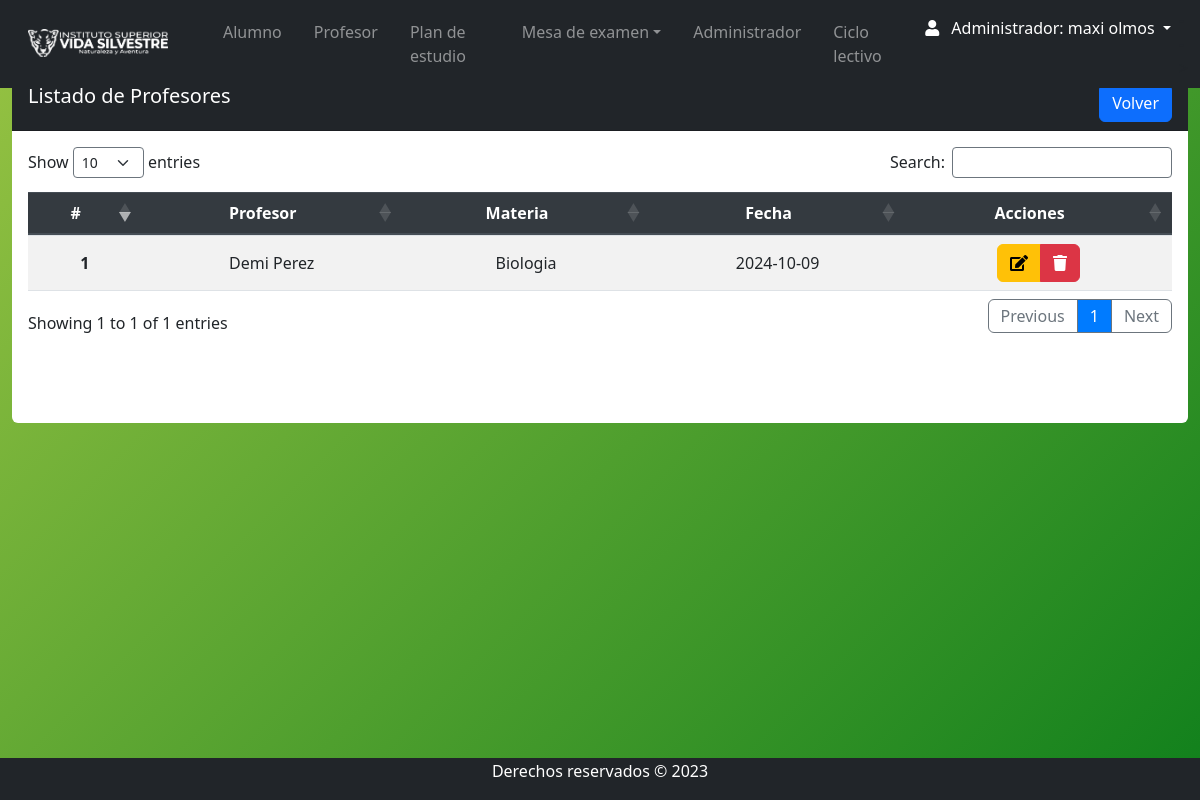
/Views/admin/asigna_index.php (signed in), run on the app's committed database.
### tables this page shows
CREATE TABLE `asignar` (
  `id_asignar` int(11) NOT NULL,
  `id_persona` int(11) DEFAULT NULL,
  `id_materia` int(11) DEFAULT NULL,
  `fecha_i` date DEFAULT NULL,
  `fecha_b` date DEFAULT NULL,
  `Estado` varchar(11) DEFAULT NULL
);

CREATE TABLE `persona` (
  `id_persona` int(11) NOT NULL,
  `nombre` varchar(35) NOT NULL,
  `apellido` varchar(35) NOT NULL,
  `fecha_nacimiento` date NOT NULL,
  `DNI` int(11) NOT NULL,
  `celular` varchar(15) DEFAULT NULL,
  `email_correo` varchar(100) DEFAULT NULL,
  `direccion` varchar(55) DEFAULT NULL,
  `fecha_ingreso` date DEFAULT NULL,
  `pais` varchar(55) DEFAULT NULL,
  `ciudad` varchar(55) DEFAULT NULL,
  `contraseña` varchar(10) DEFAULT NULL,
  `id_rol` int(11) NOT NULL,
  `genero` varchar(15) DEFAULT NULL,
  `legajo` int(11) DEFAULT NULL,
  `titulo` varchar(100) DEFAULT NULL,
  `estado` varchar(11) DEFAULT NULL
);

CREATE TABLE `materia` (
  `id_materia` int(11) NOT NULL,
  `Nombre` varchar(255) DEFAULT NULL,
  `descripcion` varchar(50) DEFAULT NULL,
  `horas` varchar(5) DEFAULT NULL,
  `num_resolucion` varchar(15) DEFAULT NULL,
  `año_cursado` varchar(5) NOT NULL,
  `id_tipo` int(11) DEFAULT NULL,
  `estado` varchar(11) DEFAULT NULL,
  `plan_estudio` varchar(50) DEFAULT NULL
);

### Views/admin/asigna_index.php (the view, shortened to what this page needs)
<?php require 'navbar.php'; ?>
    <section class="content mt-3">
        <div class="row m-auto">
            <div class="col-sm">
                <div class="card rounded-2 border-0">
                    <div class="card-header bg-dark text-white pb-0">
                        <h5 class="d-inline-block">Listado de Profesores</h5>
                        <a class="btn btn-primary float-right mb-2" href="profe_index.php">Volver</a>
                    </div>
                    <div class="card-body table-responsive">
                        <table id="example" class="table table-striped table_id">
                            <thead class="thead-dark">
                                <th>#</th>
                                <th>Profesor</th>
                                <th>Materia</th>
                                <th>Fecha</th>
                                <th>Acciones</th>
                            </thead>
                            <tbody>
                                <?php
                                require ("../../conn/connection.php");
                                $sql = $conexion->query("SELECT * FROM asignar
                                INNER JOIN persona ON asignar.id_persona = persona.id_persona AND persona.estado = 'Activo'
                                INNER JOIN materia ON asignar.id_materia = materia.id_materia AND materia.estado = 'Activo'
                                WHERE asignar.Estado = 'Activo' ");
                                while ($resultado = $sql->fetch_assoc()) {
                                ?>
                                    <tr>
                                        <th scope="row"><?php echo $resultado['id_asignar'] ?></th>
                                        <td scope="row"><?php echo $resultado['nombre'] ?> <?php echo $resultado['apellido'] ?> </td>
                                        <td scope="row"><?php echo $resultado['Nombre'] ?></td>
                                        <td scope="row"><?php echo $resultado['fecha_i'] ?></td>
                                        <td class="text-center">
                                            <div class="btn-group">
                                                <a href="asigna_edit.php?id=<?php echo $resultado['id_asignar'] ?>" class="btn btn-warning" role="button">
                                                    <i class="fas fa-edit"></i>
                                                </a>
                                                <a href="asigna_borra.php?id=<?php echo $resultado['id_asignar'] ?>" class="btn btn-danger" role="button">
                                                    <i class="fas fa-trash"></i>
                                                </a>
                                            </div>
                                        </td>
                                    </tr>
                                <?php
                                }
                                ?>
                            </tbody>
                        </table>
                        <br>
                        <br><br>
                    </div>
                </div>
            </div>
        </div>
        </section>
<?php require 'footer.php'; ?>

### css/style.css (style rules this page uses)
body { background: linear-gradient(135deg, #98c343, #10801c); position: relative; padding-bottom: 10px; min-height: 100vh; }
th, td { text-align: center !important; vertical-align: middle !important; }

### data on the page
asignar: id_asignar "1", id_persona.nombre "Demi", id_persona.apellido "Perez", id_materia.Nombre "Biologia", fecha_i "2024-10-09"

### other printed values
$_SESSION['nombre'] "maxi"
$_SESSION['apellido'] "olmos"
